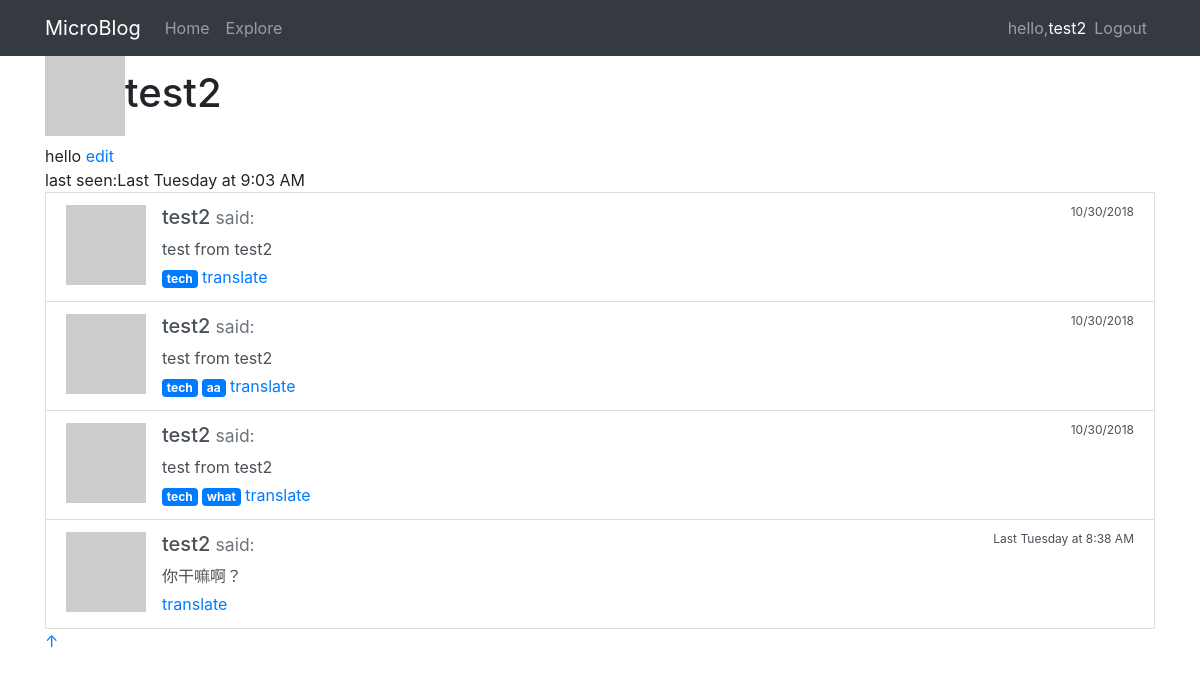
The page /user/test2 (signed in) on the database its author committed.
### app/models.py (models this page shows, shortened)
class PaginatedAPIMixin(object):
	@staticmethod
	def to_collection_dict(query, page, per_page, endpoint, **kwargs):
		recourse = query.paginate(page, per_page, False)
		data = {
			'items': [item.to_dict() for item in recourse.items],
			'_meta': {
				'page':page,
				'per_page':per_page,
				'total_page':recourse.pages,
				'total_items':recourse.total
			},
			'_links':{
				'self':url_for(endpoint,page=page,per_page=per_page,**kwargs),
				'next':url_for(endpoint,page=page+1,per_page=per_page,**kwargs) if recourse.has_next else None,
				'prev':url_for(endpoint,page=page-1,per_page=per_page,**kwargs) if recourse.has_prev else None
			}
		}
		return data

class User(db.Model, UserMixin, PaginatedAPIMixin):
	id = db.Column(db.Integer, primary_key=True)
	username = db.Column(db.String(64), index=True, unique=True)
	email = db.Column(db.String(120), index=True, unique=True)
	password_hash = db.Column(db.String(128))
	about_me = db.Column(db.String(140))
	last_seen = db.Column(db.DateTime, default=datetime.utcnow)
	token = db.Column(db.String(32), index=True, unique=True)
	token_expiration = db.Column(db.DateTime)
	followed = db.relationship(
		'User',
		secondary=followers,
		lazy='dynamic',
		primaryjoin=(followers.c.follower_id == id),
		secondaryjoin=(followers.c.followed_id == id),
		backref=db.backref('followers', lazy='dynamic'))
	role = db.relationship(
		'Role',
		secondary=user_roles,
		lazy='dynamic',
		backref=db.backref('users', lazy='dynamic')
	)
	def get_avatar(self, size):
		digest = md5(self.email.lower().encode('utf-8')).hexdigest()
		return 'https://www.gravatar.com/avatar/{}?d=identicon&s={}'.format(digest,size)
	def can_do(self,perm_name):
		can_do = False
		for r in self.role:
			if r.can_do(perm_name):
				can_do = True
		return can_do

class Post(db.Model, PaginatedAPIMixin):
	id = db.Column(db.Integer, primary_key=True)
	body = db.Column(db.String(140))
	timestamp = db.Column(db.DateTime, index=True, default=datetime.utcnow)
	user_id = db.Column(db.Integer, db.ForeignKey('user.id'))
	author = db.relationship('User', backref=db.backref('posts', lazy='dynamic'))
	tags = db.relationship('Tag', secondary=tags, lazy=True, backref=db.backref('pages', lazy='dynamic'))

class Tag(db.Model):
	id = db.Column(db.Integer, primary_key=True)
	name = db.Column(db.String(64), index=True, unique=True)

### app/main/routes.py (the view)
@bp.route('/user/<username>', methods=['GET','POST'])
@login_required
def user(username):
	user = User.query.filter_by(username=username).first_or_404()
	posts = Post.query.filter_by(author=user).all()
	return render_template('user.html', title='User', user=user, posts=posts)

### app/main/routes.py (called while the page is built)
@bp.before_request
def before_request():
	if current_user.is_authenticated:
		current_user.last_seen = datetime.utcnow()
		db.session.commit()
	if not session.get('sessionId'):
		print('new_session')
		session['sessionId'] = str(datetime.utcnow())
		print(dir(session))
	g.sessionId = session.get('sessionId')

@bp.after_request
def after_request(response):
	response.headers["X-SaintIC-Media-Type"] = "saintic.v1"
	response.headers["Access-Control-Allow-Origin"] = "*"
	username = 'anonymous'
	if current_user.is_authenticated:
		username = current_user.username
	current_app.logger.info(json.dumps({
		"AccessLog": {
			"sessionId":g.sessionId,
			"status_code": response.status_code,
			"method": request.method,
			"ip": request.headers.get('X-Real-Ip', request.remote_addr),
			"url": request.url,
			"referer": request.headers.get('Referer'),
			"agent": request.headers.get("User-Agent"),
			"user": username
		}
	}
	))
	return response

### app/models.py (called while the page is built)
@login.user_loader
def load_user(id):
	return User.query.get(int(id))

	def can_do(self,perm_name):
		return True if self.perms.filter_by(name=perm_name).first() is not None else False

### app/main/templates/user.html
{% extends "base.html" %}
{% block content %}
    <h1><img src="{{ user.get_avatar(60) }}" />{{ user.username }}</h1>
    <div>
        {% if user.about_me %}
            {{ user.about_me }}
        {% else %}
            lazy, nothing left
        {% endif %}
        {% if user==current_user %}
            <a href="{{ url_for('main.edit_profile') }}">edit</a>
        {% elif not current_user.is_following(user) %}
            <a href="{{ url_for('main.follow',username=user.username) }}">follow</a>
        {% else %}
            <a href="{{ url_for('main.unfollow',username=user.username) }}">unfollow</a>
        {% endif %}
        <br />last seen:{{ moment(user.last_seen).calendar() }}
    </div>
    {% if posts %}
        {% for post in posts %}
            {% include '_post.html' %}
        {% endfor %}
    {% else %}
        has no post yet
    {% endif %}
{% endblock %}

### app/main/templates/base.html (shortened to what this page needs)
<!DOCTYPE html>
<html lang="en">
<head>
    {{ bootstrap.load_css() }}
</head>
<body>
{% from 'bootstrap/nav.html' import render_nav_item %}
<nav class="navbar navbar-expand-lg navbar-dark bg-dark">
    <div class="container">
        <a class="navbar-brand" href="{{ url_for('main.index') }}">MicroBlog</a>
        <div class="navbar-nav mr-auto">
            {{ render_nav_item('main.index', 'Home') }}
            {{ render_nav_item('main.posts', 'Explore') }}
        </div>
        <div class="navbar-nav navbar-right">
            {% if current_user.is_anonymous %}
                <span class="navbar-text">hello, anonymous</span>
                {{ render_nav_item('auth.login', 'Login') }}
            {% else %}
                <span class="navbar-text">hello,<a href="{{ url_for('main.user',username=current_user.username) }}">{{ current_user.username }}</a> </span>
                {{ render_nav_item('auth.logout', 'Logout') }}
            {% endif %}
        </div>
    </div>
</nav>
<main class="container">
    {% from 'bootstrap/form.html' import render_field %}
    {% from 'bootstrap/form.html' import render_form %}
    {% block content %}{% endblock %}
    <footer class="test-center">
        {% block footer %}
            <p><a id="bottom" href="#" title="Go Top">&uarr;</a></p>
        {% endblock %}
    </footer>
</main>
</body>
</html>

### app/main/templates/_post.html
<li class="list-group-item list-group-item-action flex-column">
    <div class="media">
        <a class="align-self-start mr-3" href="{{ url_for('main.user',username=post.author.username) }}">
            <img src="{{ post.author.get_avatar(50) }}" /><br>
        </a>
        <div class="media-body">
            <h5 class="mt-0">
                {{ post.author.username }} <small class="text-muted"> said: </small>
                <small class="text-sm-right float-right" style="font-size:12px">{{ moment(post.timestamp).calendar() }}</small>
            </h5>
            <p class="mb-1"><span id = 'post{{ post.id }}'>{{ post.body }}</span></p>
            {% for tag in post.tags %}
                <span class="badge badge-primary">{{ tag.name }}</span>
            {% endfor %}
            <span id="dest{{ post.id }}">
                <a href="javascript:translate('#post{{ post.id }}','#dest{{ post.id }}','en','zh')">translate</a>
            </span>
        </div>
    </div>
</li>

### rows shown on the page
User: username "test2", about_me "hello", last_seen "Last Tuesday at 9:03 AM"
Post: author.username "test2", timestamp "10/30/2018", body "test from test2"
Tag: name "tech"
Post: author.username "test2", timestamp "10/30/2018", body "test from test2"
Tag: name "aa"
Post: author.username "test2", timestamp "10/30/2018", body "test from test2"
Tag: name "what"
Post: author.username "test2", timestamp "Last Tuesday at 8:38 AM", body "你干嘛啊？"

### other values the page prints
{{ render_nav_item('main.index', 'Home') }} "Home"
{{ render_nav_item('main.posts', 'Explore') }} "Explore"
{{ render_nav_item('auth.logout', 'Logout') }} "Logout"
